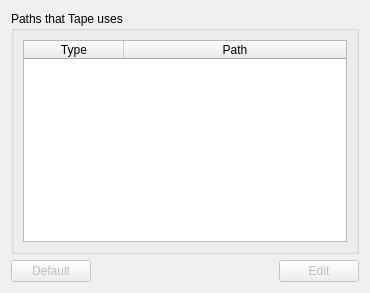
<?xml version="1.0" encoding="UTF-8"?>
<ui version="4.0">
 <class>TapePreferencesPathPage</class>
 <widget class="QWidget" name="TapePreferencesPathPage">
  <property name="geometry">
   <rect>
    <x>0</x>
    <y>0</y>
    <width>370</width>
    <height>293</height>
   </rect>
  </property>
  <property name="windowTitle">
   <string>Form</string>
  </property>
  <layout class="QVBoxLayout" name="verticalLayout_3">
   <item>
    <widget class="QGroupBox" name="groupBox">
     <property name="title">
      <string>Paths that Tape uses</string>
     </property>
     <layout class="QVBoxLayout" name="verticalLayout_2">
      <item>
       <widget class="QTableWidget" name="pathTable">
        <property name="editTriggers">
         <set>QAbstractItemView::NoEditTriggers</set>
        </property>
        <property name="selectionMode">
         <enum>QAbstractItemView::SingleSelection</enum>
        </property>
        <property name="selectionBehavior">
         <enum>QAbstractItemView::SelectRows</enum>
        </property>
        <property name="showGrid">
         <bool>false</bool>
        </property>
        <attribute name="horizontalHeaderStretchLastSection">
         <bool>true</bool>
        </attribute>
        <attribute name="verticalHeaderVisible">
         <bool>false</bool>
        </attribute>
        <column>
         <property name="text">
          <string>Type</string>
         </property>
        </column>
        <column>
         <property name="text">
          <string>Path</string>
         </property>
        </column>
       </widget>
      </item>
     </layout>
    </widget>
   </item>
   <item>
    <layout class="QHBoxLayout" name="horizontalLayout">
     <item>
      <widget class="QPushButton" name="defaultButton">
       <property name="enabled">
        <bool>false</bool>
       </property>
       <property name="sizePolicy">
        <sizepolicy hsizetype="Fixed" vsizetype="Fixed">
         <horstretch>0</horstretch>
         <verstretch>0</verstretch>
        </sizepolicy>
       </property>
       <property name="text">
        <string>Default</string>
       </property>
      </widget>
     </item>
     <item>
      <spacer name="horizontalSpacer">
       <property name="orientation">
        <enum>Qt::Horizontal</enum>
       </property>
       <property name="sizeHint" stdset="0">
        <size>
         <width>40</width>
         <height>20</height>
        </size>
       </property>
      </spacer>
     </item>
     <item>
      <widget class="QPushButton" name="editButton">
       <property name="enabled">
        <bool>false</bool>
       </property>
       <property name="sizePolicy">
        <sizepolicy hsizetype="Fixed" vsizetype="Fixed">
         <horstretch>0</horstretch>
         <verstretch>0</verstretch>
        </sizepolicy>
       </property>
       <property name="text">
        <string>Edit</string>
       </property>
      </widget>
     </item>
    </layout>
   </item>
  </layout>
 </widget>
 <resources/>
 <connections/>
</ui>
